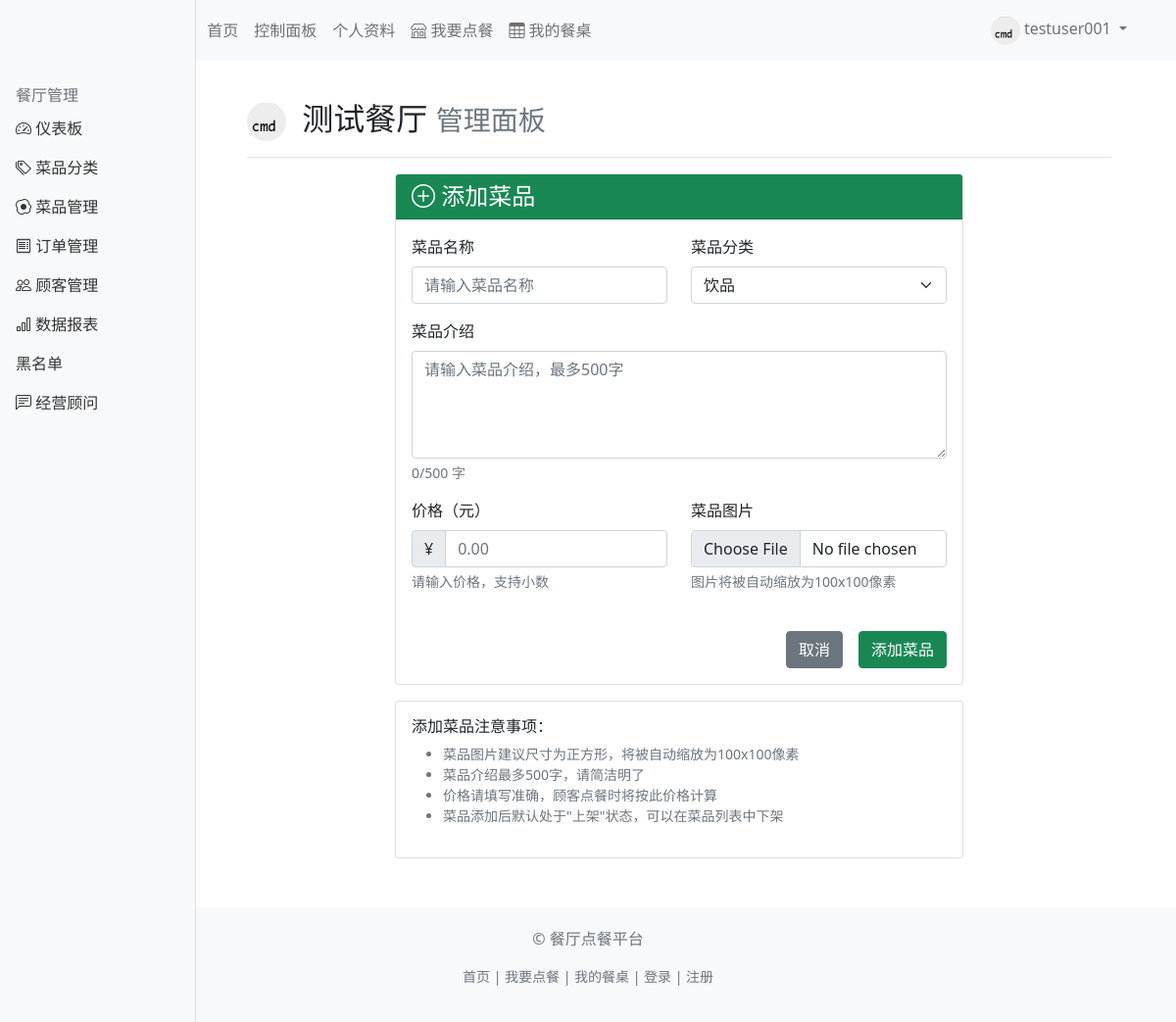
Page /restaurant/1/dishes/add (signed in) on the committed database.
### app/models.py (models this page shows, shortened)
class User(UserMixin, db.Model):
    id = db.Column(db.Integer, primary_key=True)
    username = db.Column(db.String(64), unique=True, nullable=False, index=True)
    email = db.Column(db.String(120), unique=True, nullable=False, index=True)
    password_hash = db.Column(db.String(256), nullable=False)
    avatar_path = db.Column(db.String(200), default='default_avatar.png')
    created_at = db.Column(db.DateTime, default=datetime.utcnow)
    is_active = db.Column(db.Boolean, default=True)
    role = db.Column(db.String(20), default='customer')  # 'customer' 或 'owner'
    restaurant = db.relationship('Restaurant', backref='owner', uselist=False, lazy=True)
    orders = db.relationship('Order', backref='customer', lazy='dynamic')
    blacklisted_by = db.relationship('Blacklist', backref='user', lazy='dynamic')

class Restaurant(db.Model):
    id = db.Column(db.Integer, primary_key=True)
    name = db.Column(db.String(100), unique=True, nullable=False, index=True)
    logo_path = db.Column(db.String(200), default='default_logo.png')
    description = db.Column(db.Text)
    owner_id = db.Column(db.Integer, db.ForeignKey('user.id'), nullable=False)
    created_at = db.Column(db.DateTime, default=datetime.utcnow)
    total_sales = db.Column(db.Float, default=0.0)  # 餐厅总销售额，用于排序
    categories = db.relationship('Category', backref='restaurant', lazy='dynamic', cascade='all, delete-orphan')
    dishes = db.relationship('Dish', backref='restaurant', lazy='dynamic', cascade='all, delete-orphan')
    orders = db.relationship('Order', backref='restaurant', lazy='dynamic')
    blacklist = db.relationship('Blacklist', backref='restaurant', lazy='dynamic', cascade='all, delete-orphan')

### app/routes/restaurant.py (the view, shortened to what this page needs)
@restaurant_bp.route('/<int:restaurant_id>/dishes/add', methods=['GET', 'POST'])
@login_required
@restaurant_owner_required
def add_dish(restaurant_id):
    restaurant = Restaurant.query.get_or_404(restaurant_id)
    form = DishForm(restaurant_id=restaurant_id)
    return render_template('restaurant/add_dish.html',
                         title='添加菜品',
                         restaurant=restaurant,
                         form=form)

### app/forms.py
class DishForm(FlaskForm):
    name = StringField('菜品名称', validators=[
        DataRequired(message='菜品名称不能为空'),
        Length(min=2, max=100, message='菜品名称长度应为2-100个字符')
    ])
    description = TextAreaField('菜品介绍', validators=[
        DataRequired(message='菜品介绍不能为空'),
        Length(max=500, message='菜品介绍不能超过500字')
    ])
    price = FloatField('价格（元）', validators=[
        DataRequired(message='价格不能为空'),
        NumberRange(min=0.01, max=9999.99, message='价格必须在0.01-9999.99之间')
    ])
    category_id = SelectField('菜品分类', coerce=int, validators=[
        DataRequired(message='请选择菜品分类')
    ])
    image = FileField('菜品图片', validators=[
        FileRequired(message='请上传菜品图片'),
        FileAllowed(['jpg', 'jpeg', 'png', 'gif'], '只支持jpg, jpeg, png, gif格式')
    ])
    submit = SubmitField('添加菜品')
    def __init__(self, restaurant_id=None, *args, **kwargs):
        super(DishForm, self).__init__(*args, **kwargs)
        if restaurant_id:
            categories = Category.query.filter_by(restaurant_id=restaurant_id).all()
            self.category_id.choices = [(c.id, c.name) for c in categories]

### app/routes/restaurant.py (called while the page is built)
def restaurant_owner_required(f):
    from functools import wraps
    @wraps(f)
    def decorated_function(restaurant_id, *args, **kwargs):
        restaurant = Restaurant.query.get_or_404(restaurant_id)
        if current_user.id != restaurant.owner_id:
            abort(403)  # 禁止访问
        return f(restaurant_id, *args, **kwargs)
    return decorated_function

### app/templates/restaurant/add_dish.html (shortened to what this page needs)
{% extends "restaurant/base.html" %}
{% block restaurant_content %}
<div class="row justify-content-center">
    <div class="col-md-8">
        <div class="card">
            <div class="card-header bg-success text-white">
                <h4 class="mb-0"><i class="bi bi-plus-circle"></i> 添加菜品</h4>
            </div>
            <div class="card-body">
                <form method="POST" action="" enctype="multipart/form-data" novalidate>
                    <div class="row">
                        <div class="col-md-6 mb-3">
                            {{ form.name.label(class="form-label") }}
                            {{ form.name(class="form-control" + (" is-invalid" if form.name.errors else ""), placeholder="请输入菜品名称") }}
                        </div>
                        <div class="col-md-6 mb-3">
                            {{ form.category_id.label(class="form-label") }}
                            {{ form.category_id(class="form-select" + (" is-invalid" if form.category_id.errors else "")) }}
                        </div>
                    </div>
                    <div class="mb-3">
                        {{ form.description.label(class="form-label") }}
                        {{ form.description(class="form-control" + (" is-invalid" if form.description.errors else ""), rows=4, placeholder="请输入菜品介绍，最多500字") }}
                        <div class="form-text">
                            <span id="char-count">0</span>/500 字
                        </div>
                    </div>
                    <div class="row">
                        <div class="col-md-6 mb-3">
                            {{ form.price.label(class="form-label") }}
                            <div class="input-group">
                                <span class="input-group-text">¥</span>
                                {{ form.price(class="form-control" + (" is-invalid" if form.price.errors else ""), placeholder="0.00") }}
                            </div>
                            <div class="form-text">请输入价格，支持小数</div>
                        </div>
                        <div class="col-md-6 mb-3">
                            {{ form.image.label(class="form-label") }}
                            {{ form.image(class="form-control" + (" is-invalid" if form.image.errors else "")) }}
                            <div class="form-text">图片将被自动缩放为100x100像素</div>
                        </div>
                    </div>
                    <div class="d-grid gap-2 d-md-flex justify-content-md-end mt-4">
                        <a href="{{ url_for('restaurant.dishes', restaurant_id=restaurant.id) }}"
                           class="btn btn-secondary me-md-2">取消</a>
                        {{ form.submit(class="btn btn-success") }}
                    </div>
                </form>
            </div>
        </div>
        <div class="card mt-3">
            <div class="card-body">
                <h6>添加菜品注意事项：</h6>
                <ul class="text-muted small">
                    <li>菜品图片建议尺寸为正方形，将被自动缩放为100x100像素</li>
                    <li>菜品介绍最多500字，请简洁明了</li>
                    <li>价格请填写准确，顾客点餐时将按此价格计算</li>
                    <li>菜品添加后默认处于"上架"状态，可以在菜品列表中下架</li>
                </ul>
            </div>
        </div>
    </div>
</div>
{% endblock %}

### app/templates/restaurant/base.html (shortened to what this page needs)
{% extends "base.html" %}
{% block content %}
<div class="container-fluid">
    <div class="row">
        <div class="col-md-3 col-lg-2 d-md-block bg-light sidebar">
            <div class="position-sticky pt-3">
                <h6 class="sidebar-heading d-flex justify-content-between align-items-center px-3 mt-4 mb-1 text-muted">
                    <span>餐厅管理</span>
                </h6>
                <ul class="nav flex-column">
                    <li class="nav-item">
                        <a class="nav-link {% if request.endpoint == 'restaurant.dashboard' %}active{% endif %}"
                           href="{{ url_for('restaurant.dashboard', restaurant_id=restaurant.id) }}">
                            <i class="bi bi-speedometer2"></i> 仪表板
                        </a>
                    </li>
                    <li class="nav-item">
                        <a class="nav-link {% if request.endpoint == 'restaurant.categories' %}active{% endif %}"
                           href="{{ url_for('restaurant.categories', restaurant_id=restaurant.id) }}">
                            <i class="bi bi-tags"></i> 菜品分类
                        </a>
                    </li>
                    <li class="nav-item">
                        <a class="nav-link {% if request.endpoint == 'restaurant.dishes' %}active{% endif %}"
                           href="{{ url_for('restaurant.dishes', restaurant_id=restaurant.id) }}">
                            <i class="bi bi-egg-fried"></i> 菜品管理
                        </a>
                    </li>
                    <li class="nav-item">
                        <a class="nav-link {% if request.endpoint == 'restaurant.orders' %}active{% endif %}"
                           href="{{ url_for('restaurant.orders', restaurant_id=restaurant.id) }}">
                            <i class="bi bi-receipt"></i> 订单管理
                        </a>
                    </li>
                    <li class="nav-item">
                        <a class="nav-link {% if request.endpoint == 'restaurant.customers' %}active{% endif %}"
                           href="{{ url_for('restaurant.customers', restaurant_id=restaurant.id) }}">
                            <i class="bi bi-people"></i> 顾客管理
                        </a>
                    </li>
                    <li class="nav-item">
                        <a class="nav-link {% if request.endpoint == 'restaurant.reports' %}active{% endif %}"
                           href="{{ url_for('restaurant.reports', restaurant_id=restaurant.id) }}">
                            <i class="bi bi-bar-chart"></i> 数据报表
                        </a>
                    </li>
                    <li class="nav-item">
                        <a class="nav-link {% if request.endpoint == 'restaurant.blacklist' %}active{% endif %}"
                           href="{{ url_for('restaurant.blacklist', restaurant_id=restaurant.id) }}">
                             黑名单
                        </a>
                    </li>
                    <li class="nav-item">
                        <a class="nav-link {% if request.endpoint == 'restaurant.advisor' %}active{% endif %}"
                           href="{{ url_for('restaurant.advisor', restaurant_id=restaurant.id) }}">
                            <i class="bi bi-chat-left-text"></i> 经营顾问
                        </a>
                    </li>
                </ul>
            </div>
        </div>
        <main class="col-md-9 ms-sm-auto col-lg-10 px-md-4">
            <div class="d-flex justify-content-between flex-wrap flex-md-nowrap align-items-center pt-3 pb-2 mb-3 border-bottom">
                <h1 class="h2">
                    {% if restaurant.logo_path %}
                    <img src="{{ url_for('static', filename='uploads/logos/' + restaurant.logo_path) }}"
                         alt="Logo" width="40" height="40" class="rounded-circle me-2">
                    {% endif %}
                    {{ restaurant.name }}
                    <small class="text-muted">管理面板</small>
                </h1>
            </div>
            {% block restaurant_content %}{% endblock %}
        </main>
    </div>
</div>
{% endblock %}

### app/templates/base.html (shortened to what this page needs)
<!DOCTYPE html>
<html lang="zh-CN">
<head>
    <link href="https://cdn.jsdelivr.net/npm/bootstrap@5.1.3/dist/css/bootstrap.min.css" rel="stylesheet">
    <link rel="stylesheet" href="https://cdn.jsdelivr.net/npm/bootstrap-icons@1.8.1/font/bootstrap-icons.css">
</head>
<body>
    <nav class="navbar navbar-expand-lg navbar-light bg-light">
        <div class="container">
            <a class="navbar-brand" href="{{ url_for('main.index') }}">
            </a>
            <div class="collapse navbar-collapse" id="navbarNav">
                <ul class="navbar-nav me-auto">
                    <li class="nav-item">
                        <a class="nav-link" href="{{ url_for('main.index') }}">首页</a>
                    </li>
                    {% if current_user.is_authenticated %}
                    <li class="nav-item">
                        <a class="nav-link" href="{{ url_for('main.dashboard') }}">控制面板</a>
                    </li>
                    <li class="nav-item">
                        <a class="nav-link" href="{{ url_for('auth.profile') }}">个人资料</a>
                    </li>
                    <li class="nav-item">
                        <a class="nav-link" href="{{ url_for('main.restaurants') }}">
                            <i class="bi bi-shop"></i> 我要点餐
                        </a>
                    </li>
                    <li class="nav-item">
                        <a class="nav-link" href="{{ url_for('main.my_table') }}">
                            <i class="bi bi-table"></i> 我的餐桌
                        </a>
                    </li>
                    {% endif %}
                </ul>
                <ul class="navbar-nav">
                    {% if current_user.is_authenticated %}
                    <li class="nav-item dropdown">
                        <a class="nav-link dropdown-toggle" href="#" id="navbarDropdown" role="button" data-bs-toggle="dropdown">
                            <img src="{{ url_for('static', filename='uploads/avatars/' + current_user.avatar_path) }}"
                                 alt="头像" class="rounded-circle" width="30" height="30">
                            {{ current_user.username }}
                        </a>
                    </li>
                    {% endif %}
                </ul>
            </div>
        </div>
    </nav>
    <main class="container mt-4">
        {% block content %}{% endblock %}
    </main>
    <footer class="footer">
        <div class="container text-center">
            <p class="text-muted">© 餐厅点餐平台</p>
            <p class="text-muted small">
                <a href="{{ url_for('main.index') }}" class="text-decoration-none text-muted">首页</a> |
                {% if current_user.is_authenticated %}
                <a href="{{ url_for('main.restaurants') }}" class="text-decoration-none text-muted">我要点餐</a> |
                <a href="{{ url_for('main.my_table') }}" class="text-decoration-none text-muted">我的餐桌</a> |
                {% endif %}
                <a href="{{ url_for('auth.login') }}" class="text-decoration-none text-muted">登录</a> |
                <a href="{{ url_for('auth.register') }}" class="text-decoration-none text-muted">注册</a>
            </p>
        </div>
    </footer>
</body>
</html>

### app/templates/base.html (style rules this page uses)
.navbar-brand { font-weight: bold; }
.footer { margin-top: 50px; padding: 20px 0; background-color: #f8f9fa; }

### app/templates/restaurant/base.html (style rules this page uses)
.sidebar { position: fixed; top: 0; bottom: 0; left: 0; z-index: 100; padding: 48px 0 0; box-shadow: inset -1px 0 0 rgba(0, 0, 0, .1); }
.sidebar .nav-link { font-weight: 500; color: #333; }

### rows in the picture
User: avatar_path (picture), username "testuser001"
Restaurant: logo_path (picture), name "测试餐厅"
